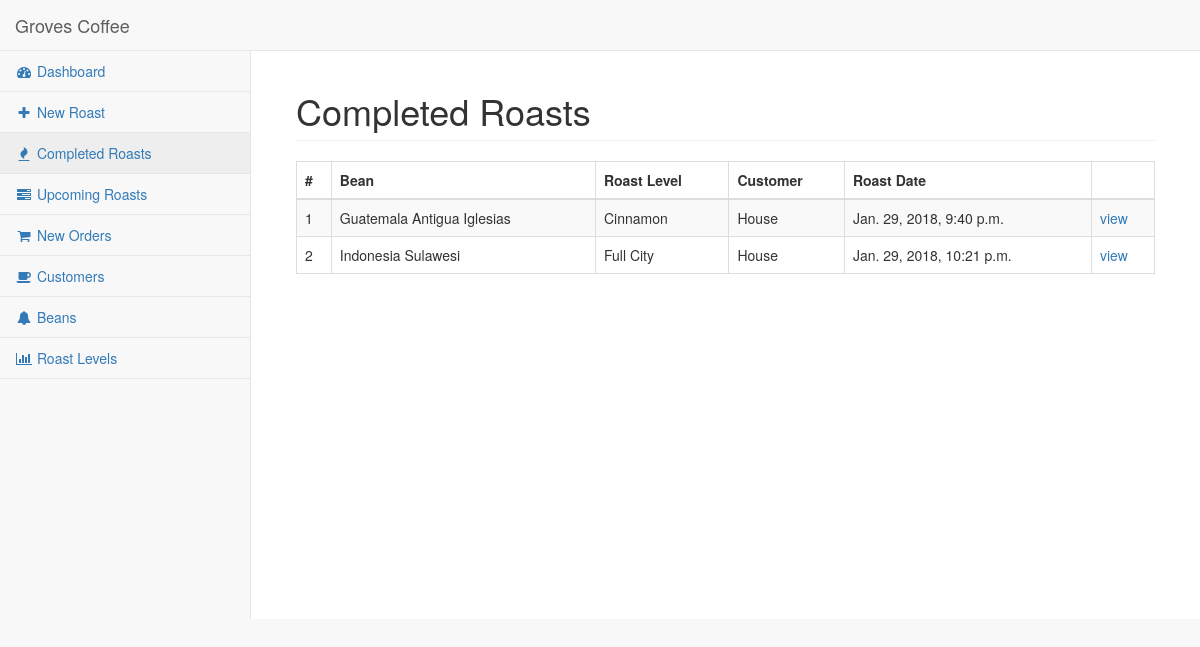
The page /roasts/completed on the database as committed earlier.
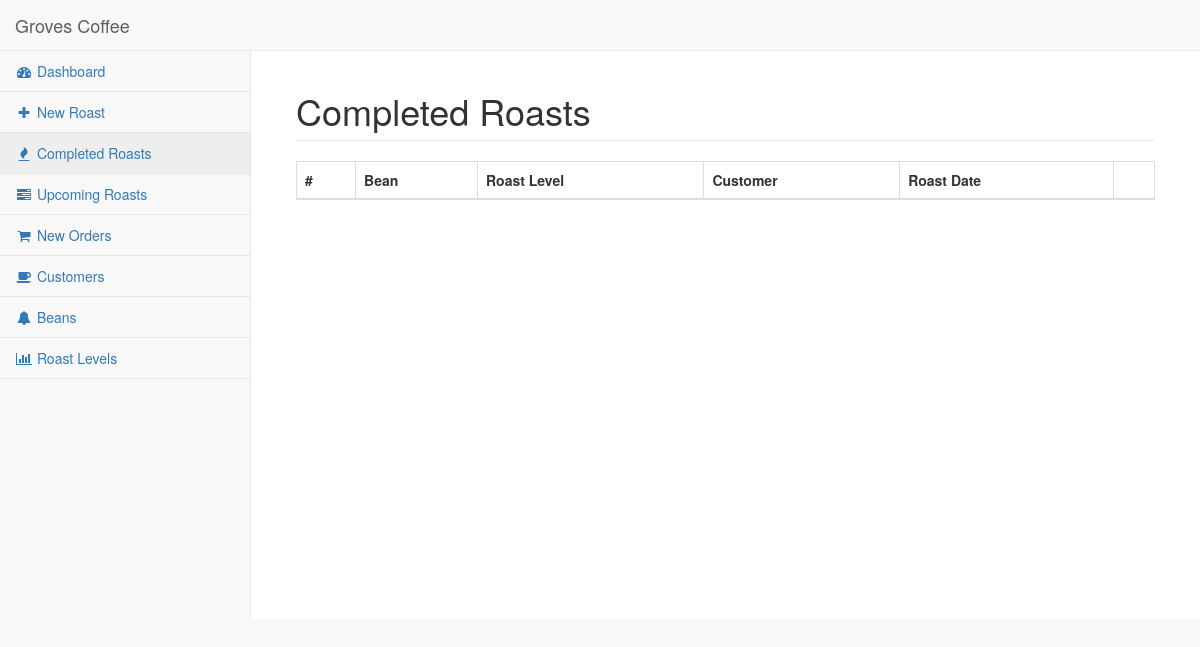
The same page on the database as committed later.
### roasts/models.py (models this page shows, shortened)
class Roast(models.Model):
    bean = models.ForeignKey(Bean)
    roast_level = models.ForeignKey(RoastLevel)
    customer = models.ForeignKey(Customer)
    roast_date = models.DateTimeField(name='roastdate', auto_now_add=True)
    target_temp = models.IntegerField(null=True)
    weight_before = models.FloatField(null=True)
    weight_after = models.FloatField(null=True)
    description = models.CharField(max_length=255,null=True)
    notes = models.CharField(max_length=255,null=True)
    is_favorite = models.BooleanField(default=False)
    is_active_roast = models.BooleanField(default=False)
    heater = models.IntegerField(null=True)
    drawfan = models.IntegerField(null=True)
    scrollfan = models.IntegerField(null=True)
    drum = models.IntegerField(null=True)

class Bean(models.Model):
    name = models.CharField(max_length=200)
    description = models.CharField(max_length=500)
    original_amt = models.FloatField(null=True)
    current_amt = models.FloatField(null=True)

class RoastLevel(models.Model):
    name = models.CharField(max_length=200,null=True)
    description = models.CharField(max_length=500,null=True)

class Customer(models.Model):
    name = models.CharField(max_length=200)

### roasts/views.py (the view)
def completed(request):
    r = Roast.objects.all()
    context = { 'roasts' : r, 'count': len(r) }
    return HttpResponse(render(request, 'roasts/completed.html', context))

### roasts/templates/roasts/completed.html (shortened to what this page needs)
{% extends "roasts/base.html" %}
{% block content %}
<div class="col-lg-12">
    <h1 class="page-header">
        Completed Roasts
    </h1>
    <div class="table-responsive">
        <table class="table table-striped table-bordered table-hover">
            <thead>
            <tr>
                <th>#</th>
                <th>Bean</th>
                <th>Roast Level</th>
                <th>Customer</th>
                <th>Roast Date</th>
                <th></th>
            </tr>
            </thead>
            <tbody>
            {% for roast in roasts %}
            {% if roast.is_active_roast %}
            <tr class="alert alert-danger">
            {% else %}
            <tr>
            {% endif %}
                <td>{{ roast.id }}</td>
                <td>{{ roast.bean.name }}</td>
                <td>{{ roast.roast_level.name }}</td>
                <td>{{ roast.customer.name }}</td>
                <td>{{ roast.roastdate }}</td>
                <td>
                    <a href="{% url 'roasts:detail' roast.id %}">view</a>
                </td>
            </tr>
            {% endfor %}
            </tbody>
        </table>
    </div>
</div>
{% endblock %}

### roasts/templates/roasts/base.html (shortened to what this page needs)
{% load static %}
<!DOCTYPE html>
<html lang="en">
<head>
    <link href="{% static 'roasts/vendor/bootstrap/css/bootstrap.min.css' %}" rel="stylesheet">
    <link href="{% static 'roasts/vendor/metisMenu/metisMenu.min.css' %}" rel="stylesheet">
    <link href="{% static 'roasts/dist/css/sb-admin-2.css' %}" rel="stylesheet">
    <link href="{% static 'roasts/dist/css/roaster.css' %}" rel="stylesheet">
    <link href="{% static 'roasts/vendor/font-awesome/css/font-awesome.min.css' %}" rel="stylesheet" type="text/css">
</head>
<body>
<div id="wrapper">
    <nav class="navbar navbar-default navbar-static-top" role="navigation" style="margin-bottom: 0">
        <div class="navbar-header">
            <a class="navbar-brand" href="{% url 'roasts:index' %}">Groves Coffee</a>
        </div>
        <div class="navbar-default sidebar" role="navigation">
            <div class="sidebar-nav navbar-collapse">
                <ul class="nav" id="side-menu">
                    <li>
                        <a href="{% url 'roasts:index' %}"><i class="fa fa-dashboard fa-fw"></i> Dashboard</a>
                    </li>
                    <li>
                        <a href="{% url 'roasts:newroast' %}"><i class="fa fa-plus fa-fw"></i> New Roast</a>
                    </li>
                    <li>
                        <a href="{% url 'roasts:completed' %}"><i class="fa fa-fire fa-fw"></i> Completed Roasts</a>
                    </li>
                    <li>
                        <a href="{% url 'roasts:upcoming' %}"><i class="fa fa-tasks fa-fw"></i> Upcoming Roasts</a>
                    </li>
                    <li>
                        <a href="{% url 'roasts:orders' %}"><i class="fa fa-shopping-cart fa-fw"></i> New Orders</a>
                    </li>
                    <li>
                        <a href="{% url 'roasts:customers' %}"><i class="fa fa-coffee fa-fw"></i> Customers</a>
                    </li>
                    <li>
                        <a href="{% url 'roasts:beans' %}"><i class="fa fa-bell fa-fw"></i> Beans</a>
                    </li>
                    <li>
                        <a href="{% url 'roasts:roastlevels' %}"><i class="fa fa-bar-chart fa-fw"></i> Roast Levels</a>
                    </li>
                </ul>
            </div>
        </div>
    </nav>
    <div id="page-wrapper">
        <div class="container-fluid">
            <div class="row">
                {% block content %}{% endblock %}
            </div>
        </div>
    </div>
</div>
</body>
</html>

Rows that differ between the two databases and show on the page:
removed Roast: id "1", bean.name "Guatemala Antigua Iglesias", roast_level.name "Cinnamon", customer.name "House", roastdate "Jan. 29, 2018, 9:40 p.m."
removed Roast: id "2", bean.name "Indonesia Sulawesi", roast_level.name "Full City", customer.name "House", roastdate "Jan. 29, 2018, 10:21 p.m."
